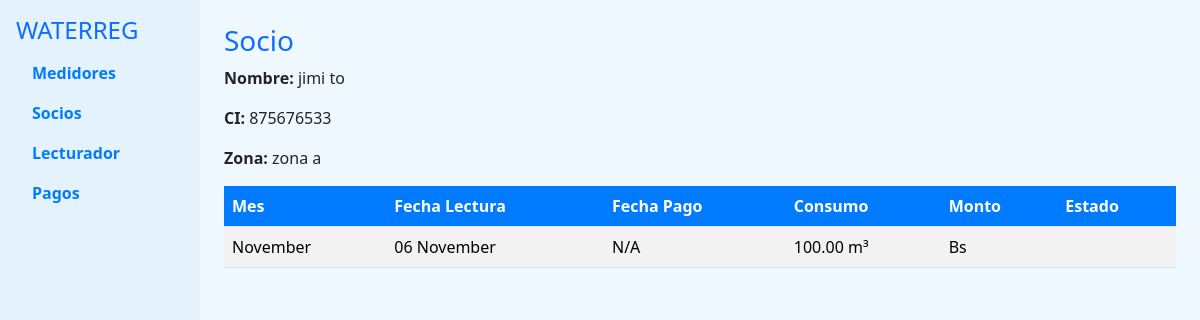
Screenshot of /informacion_socio.php?usuario_id=5 with the database file from the repository.
### tables this page shows
CREATE TABLE `usuarios` (
  `usuario_id` bigint(20) NOT NULL,
  `nombre` text DEFAULT NULL,
  `direccion` text DEFAULT NULL,
  `telefono` text DEFAULT NULL,
  `email` text DEFAULT NULL,
  `fecha_registro` date DEFAULT NULL,
  `estado` text DEFAULT NULL
);

CREATE TABLE `consumos` (
  `consumo_id` bigint(20) NOT NULL,
  `medidor_id` bigint(20) DEFAULT NULL,
  `fecha_lectura` date DEFAULT NULL,
  `lectura_anterior` decimal(10,2) DEFAULT NULL,
  `lectura_actual` decimal(10,2) DEFAULT NULL,
  `consumo_m3` decimal(10,2) DEFAULT NULL,
  `observaciones` text DEFAULT NULL
);

### informacion_socio.php (the view, shortened to what this page needs)
<?php
include 'conexion.php';
$usuario_id = $_GET['usuario_id'];
$usuario_query = "SELECT nombre, telefono, direccion FROM usuarios WHERE usuario_id = $usuario_id";
$usuario_result = $conexion->query($usuario_query);
$usuario = $usuario_result->fetch_assoc();
$consumos_query = "
    SELECT
        DATE_FORMAT(consumos.fecha_lectura, '%d %M') AS fecha_lectura,
        DATE_FORMAT(pagos.fecha_pago, '%d %M') AS fecha_pago,
        consumos.consumo_m3,
        facturacion.monto,
        facturacion.estado
    FROM consumos
    LEFT JOIN facturacion ON consumos.consumo_id = facturacion.consumo_id
    LEFT JOIN pagos ON facturacion.factura_id = pagos.factura_id
    WHERE consumos.medidor_id IN (SELECT medidor_id FROM medidores WHERE usuario_id = $usuario_id)";
$consumos_result = $conexion->query($consumos_query);
?>
<!DOCTYPE html>
<html lang="es">
<head>
    <link rel="stylesheet" href="css/bootstrap.min.css">
</head>
<body>
<div class="container-fluid">
    <div class="row">
        <nav class="col-md-2 sidebar p-3">
            <h4 class="text-primary">WATERREG</h4>
            <ul class="nav flex-column">
                <li class="nav-item">
                    <a class="nav-link" href="index.php">Medidores</a>
                </li>
                <li class="nav-item">
                    <a class="nav-link active" href="lista_socios.php">Socios</a>
                </li>
                <li class="nav-item">
                    <a class="nav-link" href="registrar_consumo.php">Lecturador</a>
                </li>
                <li class="nav-item">
                    <a class="nav-link" href="#">Pagos</a>
                </li>
            </ul>
        </nav>
        <main class="col-md-10 p-4">
            <h3 class="text-primary">Socio</h3>
            <p><strong>Nombre:</strong> <?php echo $usuario['nombre']; ?></p>
            <p><strong>CI:</strong> <?php echo $usuario['telefono']; ?></p>
            <p><strong>Zona:</strong> <?php echo $usuario['direccion']; ?></p>
            <table class="table table-striped">
                <thead>
                    <tr>
                        <th>Mes</th>
                        <th>Fecha Lectura</th>
                        <th>Fecha Pago</th>
                        <th>Consumo</th>
                        <th>Monto</th>
                        <th>Estado</th>
                    </tr>
                </thead>
                <tbody>
                    <?php while ($consumo = $consumos_result->fetch_assoc()) { ?>
                    <tr>
                        <td><?php echo date("F", strtotime($consumo['fecha_lectura'])); ?></td>
                        <td><?php echo $consumo['fecha_lectura']; ?></td>
                        <td><?php echo $consumo['fecha_pago'] ?? 'N/A'; ?></td>
                        <td><?php echo $consumo['consumo_m3'] . " m³"; ?></td>
                        <td><?php echo "Bs " . $consumo['monto']; ?></td>
                        <td><?php echo $consumo['estado']; ?></td>
                    </tr>
                    <?php } ?>
                </tbody>
            </table>
        </main>
    </div>
</div>
</body>
</html>

### informacion_socio.php (style rules this page uses)
body { background-color: #f0f8ff; }
.sidebar { background-color: #e3f2fd; min-height: 100vh; }
.sidebar a { color: #007bff; font-weight: bold; text-decoration: none; }
.table th { background-color: #007bff; color: white; }
.text-primary { color: #007bff; }

### rows the page displays
usuarios: nombre "jimi to", telefono "875676533", direccion "zona a"
consumos: fecha_lectura "November", fecha_lectura "06 November", fecha_pago "N/A", consumo_m3 "100.00"
